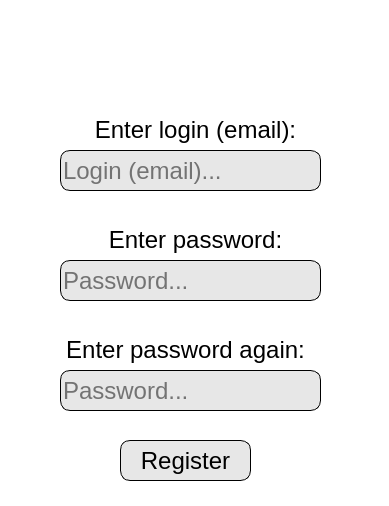
<?xml version="1.0" encoding="UTF-8"?>
<ui version="4.0">
 <class>RegisterWindow</class>
 <widget class="QDialog" name="RegisterWindow">
  <property name="geometry">
   <rect>
    <x>0</x>
    <y>0</y>
    <width>389</width>
    <height>506</height>
   </rect>
  </property>
  <property name="windowTitle">
   <string>Dialog</string>
  </property>
  <property name="styleSheet">
   <string notr="true">background-color: white;</string>
  </property>
  <property name="modal">
   <bool>false</bool>
  </property>
  <widget class="QLabel" name="LoginLabel">
   <property name="geometry">
    <rect>
     <x>10</x>
     <y>110</y>
     <width>371</width>
     <height>41</height>
    </rect>
   </property>
   <property name="styleSheet">
    <string notr="true">font-size: 28px;
</string>
   </property>
   <property name="text">
    <string>&lt;html&gt;&lt;head/&gt;&lt;body&gt;&lt;p align=&quot;center&quot;&gt;&lt;span style=&quot; font-size:18pt;&quot;&gt;Enter login (email):&lt;/span&gt;&lt;/p&gt;&lt;/body&gt;&lt;/html&gt;</string>
   </property>
  </widget>
  <widget class="QPushButton" name="RegisterButton">
   <property name="geometry">
    <rect>
     <x>120</x>
     <y>440</y>
     <width>131</width>
     <height>41</height>
    </rect>
   </property>
   <property name="styleSheet">
    <string notr="true">font-size: 24px;
border-radius: 10px;
background-color: rgb(231, 231, 231);
border: 1px solid rgb(0, 0, 0);</string>
   </property>
   <property name="text">
    <string>Register</string>
   </property>
  </widget>
  <widget class="QLabel" name="PasswordLabel1">
   <property name="geometry">
    <rect>
     <x>10</x>
     <y>220</y>
     <width>371</width>
     <height>41</height>
    </rect>
   </property>
   <property name="styleSheet">
    <string notr="true">font-size: 28px;
</string>
   </property>
   <property name="text">
    <string>&lt;html&gt;&lt;head/&gt;&lt;body&gt;&lt;p align=&quot;center&quot;&gt;&lt;span style=&quot; font-size:18pt;&quot;&gt;Enter password:&lt;/span&gt;&lt;/p&gt;&lt;/body&gt;&lt;/html&gt;</string>
   </property>
  </widget>
  <widget class="QLabel" name="PasswordLabel2">
   <property name="geometry">
    <rect>
     <x>0</x>
     <y>330</y>
     <width>371</width>
     <height>41</height>
    </rect>
   </property>
   <property name="styleSheet">
    <string notr="true">font-size: 28px;
</string>
   </property>
   <property name="text">
    <string>&lt;html&gt;&lt;head/&gt;&lt;body&gt;&lt;p align=&quot;center&quot;&gt;&lt;span style=&quot; font-size:18pt;&quot;&gt;Enter password again:&lt;/span&gt;&lt;/p&gt;&lt;/body&gt;&lt;/html&gt;</string>
   </property>
  </widget>
  <widget class="QLineEdit" name="LoginEntery">
   <property name="geometry">
    <rect>
     <x>60</x>
     <y>150</y>
     <width>261</width>
     <height>41</height>
    </rect>
   </property>
   <property name="styleSheet">
    <string notr="true">font-size: 24px;
border-radius: 10px;
background-color: rgb(231, 231, 231);
border: 1px solid rgb(0, 0, 0);</string>
   </property>
   <property name="placeholderText">
    <string>Login (email)...</string>
   </property>
  </widget>
  <widget class="QLineEdit" name="PasswordEntery">
   <property name="geometry">
    <rect>
     <x>60</x>
     <y>260</y>
     <width>261</width>
     <height>41</height>
    </rect>
   </property>
   <property name="styleSheet">
    <string notr="true">font-size: 24px;
border-radius: 10px;
background-color: rgb(231, 231, 231);
border: 1px solid rgb(0, 0, 0);</string>
   </property>
   <property name="echoMode">
    <enum>QLineEdit::Password</enum>
   </property>
   <property name="placeholderText">
    <string>Password...</string>
   </property>
  </widget>
  <widget class="QLineEdit" name="PasswordEnteryAgain">
   <property name="geometry">
    <rect>
     <x>60</x>
     <y>370</y>
     <width>261</width>
     <height>41</height>
    </rect>
   </property>
   <property name="styleSheet">
    <string notr="true">font-size: 24px;
border-radius: 10px;
background-color: rgb(231, 231, 231);
border: 1px solid rgb(0, 0, 0);</string>
   </property>
   <property name="echoMode">
    <enum>QLineEdit::Password</enum>
   </property>
   <property name="placeholderText">
    <string>Password...</string>
   </property>
  </widget>
  <widget class="QLabel" name="LabelLogo">
   <property name="geometry">
    <rect>
     <x>50</x>
     <y>20</y>
     <width>281</width>
     <height>81</height>
    </rect>
   </property>
   <property name="styleSheet">
    <string notr="true"/>
   </property>
   <property name="text">
    <string/>
   </property>
   <property name="pixmap">
    <pixmap>../images/LoginWindowLogo.png</pixmap>
   </property>
  </widget>
 </widget>
 <resources/>
 <connections/>
</ui>
